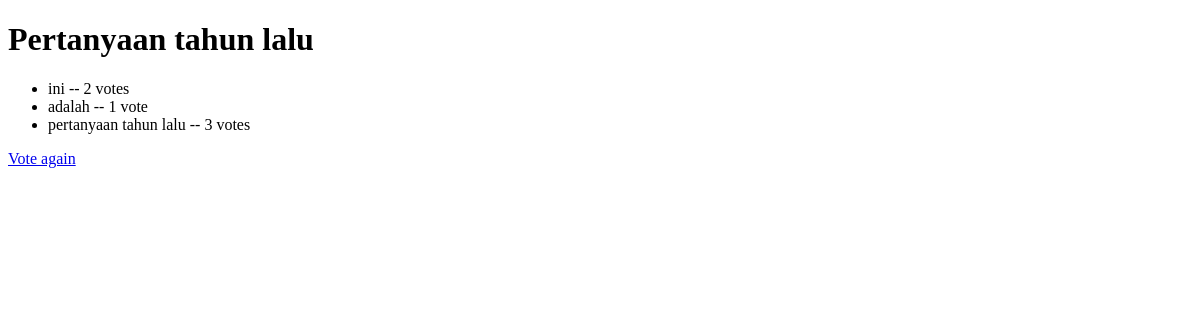
/polls/3/result/, run on an earlier commit of the app's database.
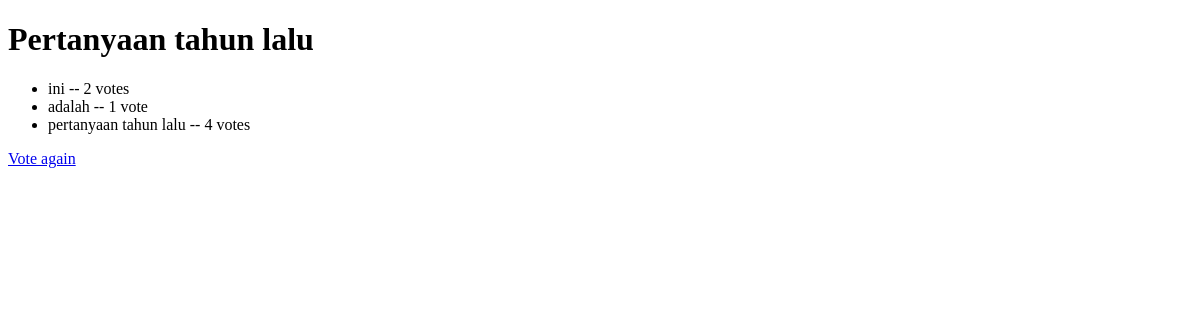
And on a later commit of the database.
### polls/models.py (models this page shows, shortened)
class Choices(models.Model):
    question = models.ForeignKey(Questions)
    choice_text = models.CharField(max_length=200)
    votes = models.IntegerField(default=0)

### polls/views.py (the view)
# urls.py: url(r'^(?P<pk>[0-9]+)/result/$', views.ResultsView.as_view(), name="result"),
class ResultsView(generic.DetailView):
    model = Questions
    template_name = 'polls/result.html'

### polls/templates/polls/result.html (shortened to what this page needs)
<!DOCTYPE html>
<html lang="en">
<head>
</head>
<body>
<h1>{{ object.question_text }}</h1>
<ul>
    {% for choice in object.choices_set.all %}
        <li>{{ choice.choice_text }} -- {{ choice.votes }} vote{{ choice.votes|pluralize }}</li>
    {% endfor %}
</ul>
<a href="{% url 'polls:detail' object.id %}">Vote again</a>
</body>
</html>

What changed in the data, as far as the page shows it:
changed Choices "pertanyaan tahun lalu": votes "3" → "4"
